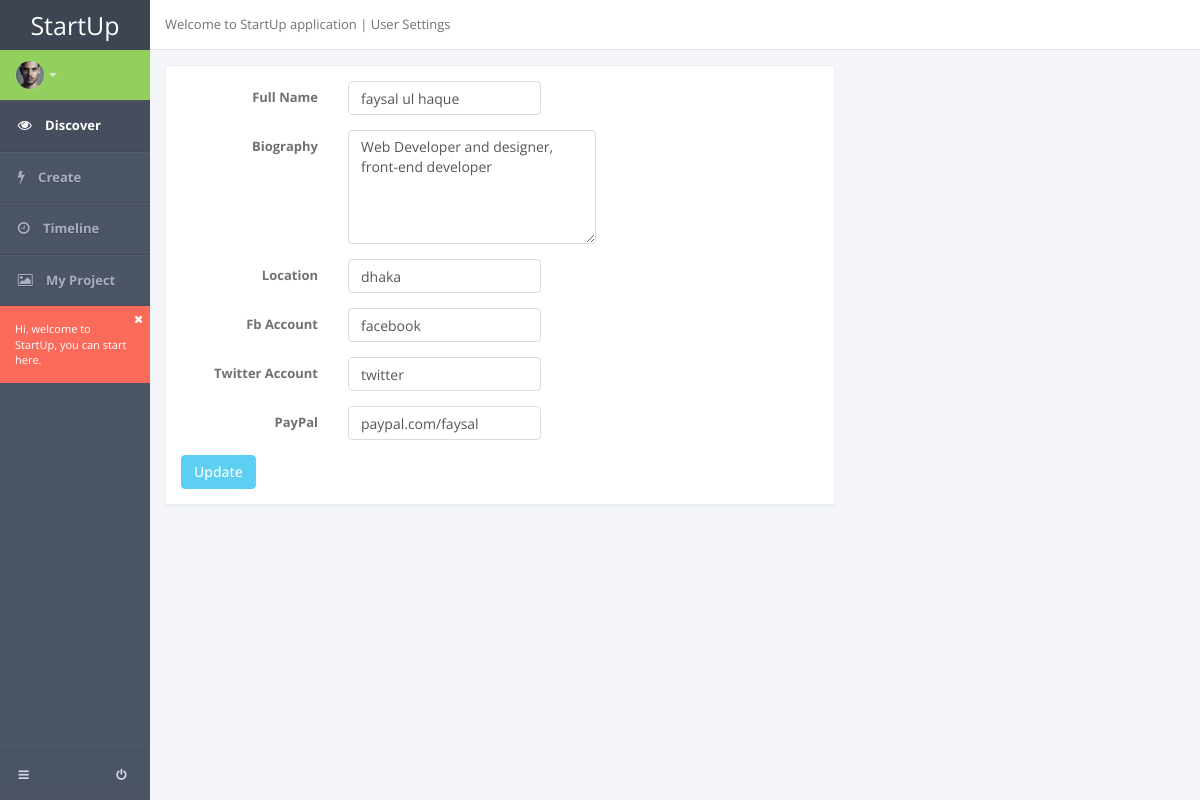
/timeline.php (signed in), run on the app's committed database.
### tables this page shows
CREATE TABLE `profile` (
  `id` int(11) NOT NULL AUTO_INCREMENT,
  `user_id` varchar(255) NOT NULL,
  `name` varchar(255) NOT NULL,
  `cover_photo` varchar(255) NOT NULL,
  `photo` varchar(255) NOT NULL,
  `biography` text NOT NULL,
  `location` text NOT NULL,
  `fb` varchar(255) NOT NULL,
  `twitter` varchar(255) NOT NULL,
  `github` varchar(255) NOT NULL,
  `linkedin` varchar(255) NOT NULL,
  `google` varchar(255) NOT NULL,
  `trans_type` varchar(255) NOT NULL,
  `key1` varchar(255) NOT NULL,
  `key2` varchar(255) NOT NULL,
  PRIMARY KEY (`id`)
);

### timeline.php (the view, shortened to what this page needs)
<?php
$user_id = $_SESSION['user_id'];
  $get = "SELECT * FROM profile WHERE user_id = '$user_id'";
  $result = mysql_query($get);
  while ($row = mysql_fetch_array($result)) {
?>
<!DOCTYPE html>
<html lang="en">
  <head>
  <link rel="stylesheet" href="css/app.v1.css">
  <link rel="stylesheet" href="css/font.css" cache="false">
  </head>
  <body>
	<section class="hbox stretch">
      <aside class="bg-dark aside-sm" id="nav">
        <section class="vbox">
          <header class="dker nav-bar">
            <a href="#" class="nav-brand" data-toggle="fullscreen">
              StartUp
            </a>
          </header>
          <footer class="footer bg-gradient hidden-xs">
            <a href="modal.lockme.html" data-toggle="ajaxModal" class="btn btn-sm btn-link m-r-n-xs pull-right">
              <i class="icon-off">
              </i>
            </a>
            <a href="#nav" data-toggle="class:nav-vertical" class="btn btn-sm btn-link m-l-n-sm">
              <i class="icon-reorder">
              </i>
            </a>
          </footer>
          <section>
            <div class="bg-success nav-user hidden-xs pos-rlt">
              <div class="nav-avatar pos-rlt">
                <a href="#" class="thumb-sm avatar animated rollIn" data-toggle="dropdown">
                  <img src="images/avatar.jpg" alt="" class="">
                  <span class="caret caret-white">
                  </span>
                </a>
              </div>
              <div class="nav-msg">
              </div>
            </div>
            <nav class="nav-primary hidden-xs">
              <ul class="nav">
                <li class="active">
                  <a href="index.php">
                    <i class="icon-eye-open">
                    </i>
                    <span>
                      Discover
                    </span>
                  </a>
                </li>
                <li>
                  <a href="create-project.php">
                    <i class="icon-bolt">
                    </i>
                    <span>
                      Create
                    </span>
                  </a>
                </li>
                <li>
                  <a href="timeline.php">
                    <i class="icon-time">
                    </i>
                    <span>
                      Timeline
                    </span>
                  </a>
                </li>
                <li>
                  <a href="my-project.php">
                    <i class="icon-picture">
                    </i>
                    <span>
                      My Project
                    </span>
                  </a>
                </li>
              </ul>
            </nav>
            <div class="bg-danger wrapper hidden-vertical animated rollIn text-sm">
              <a href="#" data-dismiss="alert" class="pull-right m-r-n-sm m-t-n-sm">
                <i class="icon-close icon-remove ">
                </i>
              </a>
              Hi, welcome to StartUp, you can start here.
            </div>
          </section>
        </section>
      </aside>
      <section id="content">
        <section class="vbox">
          <header class="header bg-white b-b">
            <p>
              Welcome to StartUp application | User Settings
            </p>
          </header>
          <section class="scrollable wrapper">
            <div class="row">
              <div class="col-lg-8">
                <section class="panel">
                  <div class="step-content">
                    <div class="step-pane active" id="step1">
                      <form class="form-horizontal" action="timeline.php" method="POST" data-validate="parsley">
                                          <div class="form-group">
                                            <label class="col-sm-3 control-label">
                                              Full Name
                                            </label>
                                            <div class="col-sm-4">
                                              <input type="text" name="name" placeholder="Full Name" value="<?php echo $row['name']; ?>" data-required="true" class="form-control parsley-validated">
                                            </div>
                                          </div>
                                          <div class="form-group">
                                            <label class="col-sm-3 control-label">
                                              Biography
                                            </label>
                                            <div class="col-sm-5">
                                              <textarea placeholder="Biography" name="biography" rows="5" data-trigger="keyup" data-rangelength="[20,200]" class="form-control parsley-validated"><?php echo $row['biography']; ?></textarea>
                                            </div>
                                          </div>
                                          <div class="form-group">
                                            <label class="col-sm-3 control-label">
                                              Location
                                            </label>
                                            <div class="col-sm-4">
                                              <input type="text" name="location" placeholder="Location" value="<?php echo $row['location']; ?>" data-required="true" class="form-control parsley-validated">
                                            </div>
                                          </div>
                                          <div class="form-group">
                                            <label class="col-sm-3 control-label">
                                              Fb Account
                                            </label>
                                            <div class="col-sm-4">
                                              <input type="text" name="fb" placeholder="Fb Account" value="<?php echo $row['fb']; ?>" data-required="true" class="form-control parsley-validated">
                                            </div>
                                          </div>
                                          <div class="form-group">
                                            <label class="col-sm-3 control-label">
                                              Twitter Account
                                            </label>
                                            <div class="col-sm-4">
                                              <input type="text" name="twitter" placeholder="Twitter" value="<?php echo $row['twitter']; ?>" data-required="true" class="form-control parsley-validated">
                                            </div>
                                          </div>
                                          <div class="form-group">
                                            <label class="col-sm-3 control-label">
                                              PayPal
                                            </label>
                                            <div class="col-sm-4">
                                              <input type="text" name="paypal" placeholder="PayPal" value="<?php echo $row['trans_type']; ?>" data-required="true" class="form-control parsley-validated">
                                            </div>
                                          </div>
                                          <button type="submit" name="update" class="btn btn-info">
                                            Update
                                          </button>
                                      </form>
                                  </div>
                              </div>
                          </section>
                      </div>
                      <div class="col-lg-4">
                      </div>
                  </div>
              </section>
          </section>
      </section>
  </section>
  </body>
</html>
<?php } ?>

### data on the page
profile: name "faysal ul haque", biography "Web Developer and designer, front-end developer", location "dhaka", fb "facebook", twitter "twitter", paypal "paypal.com/faysal"
